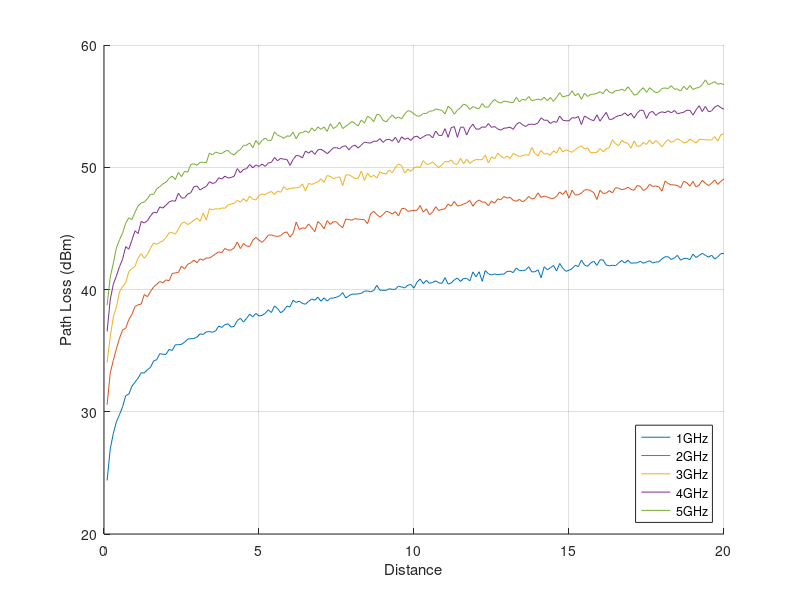

The MATLAB source for this figure:
function plplot()
hold on;
grid on;
for fc = [1e9,2e9,3e9,4e9,5e9]
%     fc=1500000000;
    d0=1;
    n=0.8;
    d=0:0.1:20;
    sigma=0.2;
    
    PL=PL_logdist_or_norm(fc,d,1,n,sigma);
    plot(d,PL);
end
xlabel('Distance');
ylabel('Path Loss (dBm)');
legend('1GHz','2GHz','3GHz','4GHz','5GHz','Location','southeast');
end

function PL=PL_logdist_or_norm(fc,d,d0,n,sigma)
% Log-distance or Log-normal shadowing path loss model
% Inputs: fc : Carrier frequency[Hz]
% d : Distance between base station and mobile station[m]
% d0 : Reference distance[m]
% n : Path loss exponent
% sigma : Variance[dB]

lamda=3e8/fc; PL= -20*log10(lamda/(4*pi*d0))+10*n*log10(d/d0); % Eq.(1.4)
PL = PL + sigma*randn(size(d));
end % Eq.(1.5)

function PL=PL_free(fc,d,Gt,Gr)
% Free Space Path Loss Model
% Inputs: fc : Carrier frequency[Hz]
% d : Distance between base station and mobile station[m]
% Gt/Gr : Transmitter/Receiver gain
% Output: PL : Path loss[dB]
lamda = 3e8/fc; tmp = lamda./(4*pi*d);
if nargin&gt;2, tmp = tmp*sqrt(Gt); end
if nargin&gt;3, tmp = tmp*sqrt(Gr); end
PL = -20*log10(tmp); % Eq.(1.2)/(1.3)
end